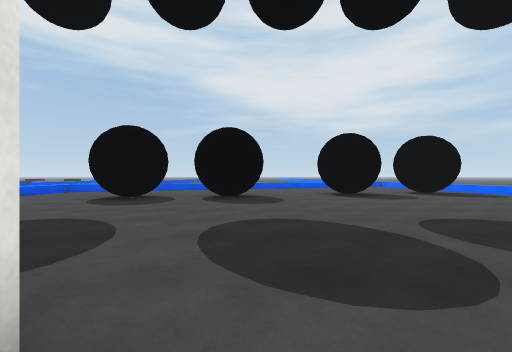
[1] (above)

13 first-person views from a walk through a scene from a Unity 3-D project. The camera is 1.2 m above the floor, looks level and sees 90° across. The floor is counted in squares, 2 m on a side. Each view is taken from the middle of a square. On the plan, view 1 faces up. The plan holds only what a view shows up to about 9 squares ahead; the rest is blank. The place goes on beyond the plan. The player is left out. Surface patterns are stand-ins for the level's own textures.

[2]
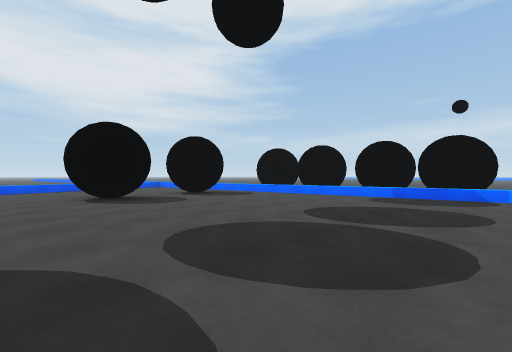

[3]
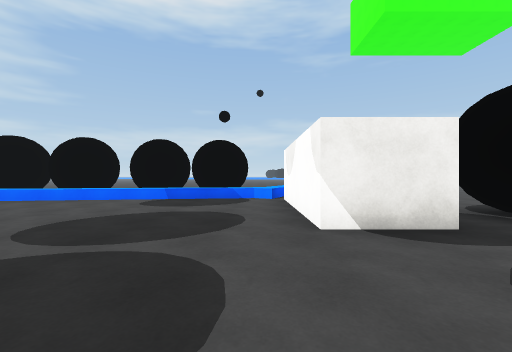

[4]
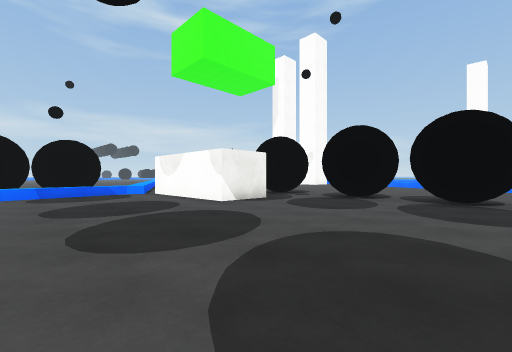

[5]
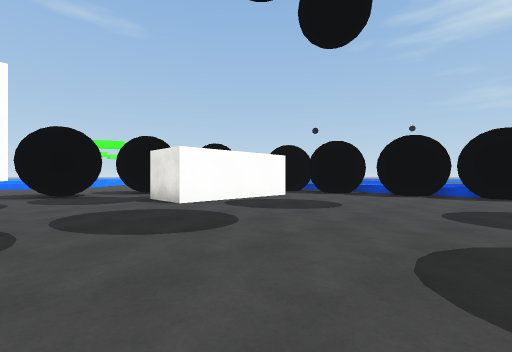

[6]
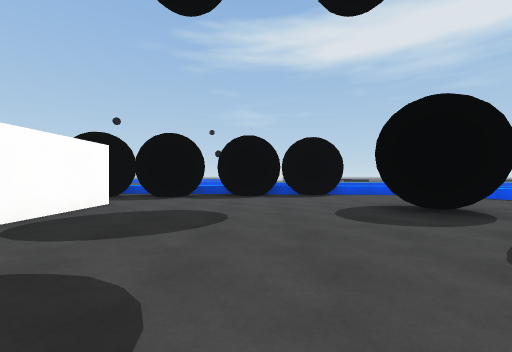

[7]
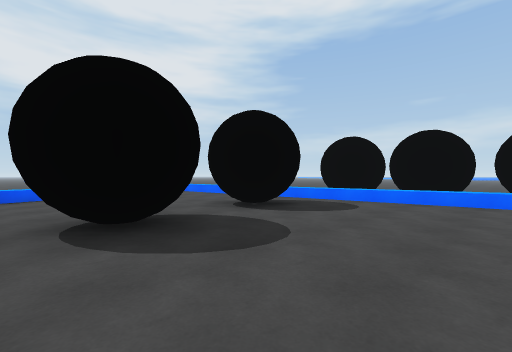

[8]
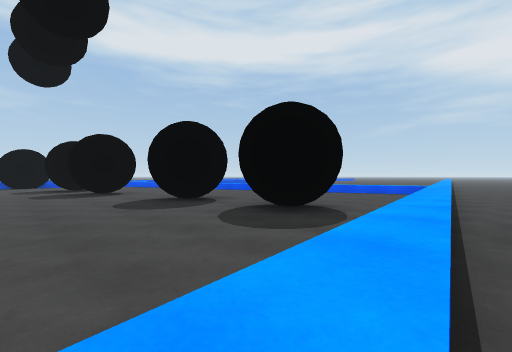

[9]
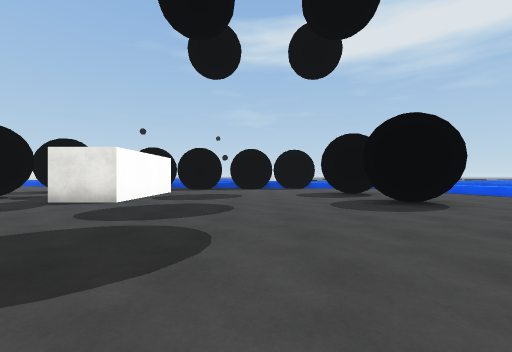

[10]
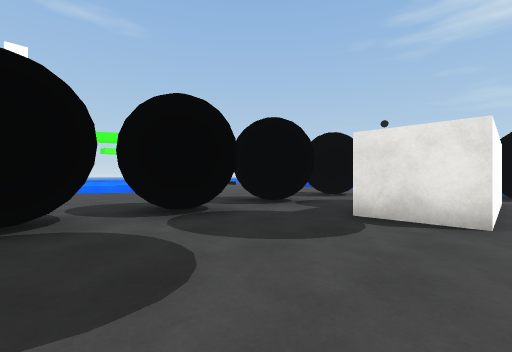

[11]
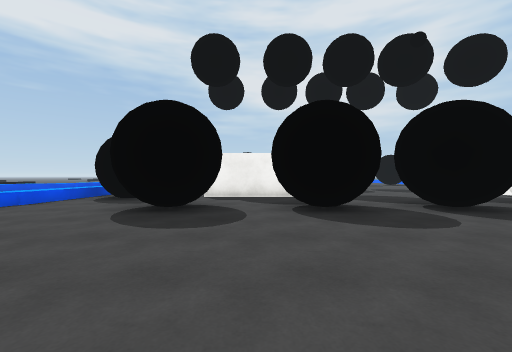

[12]
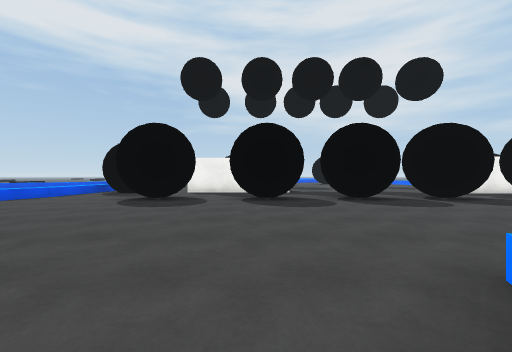

[13]
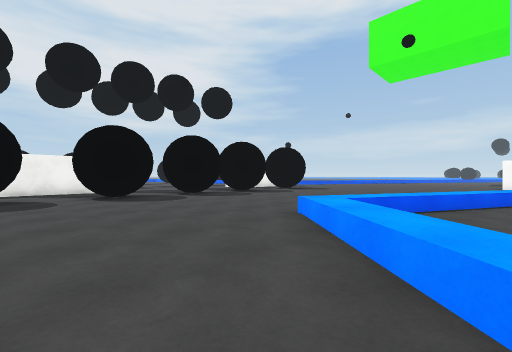

### Floor plan
Key: @ floor where view 1 was taken; # wall or solid block; x gap in a wall; . floor; / step, stairs or slope; T thing the floor can be seen under or through.
Columns run from 8 left of view 1 to 11 right of it. Each row starts with its distance up from view 1.
 11     //.  ... .../.
 10   /..... ......./.
  9  /.........####///#
  8  /.. #. #..##.../.##
  7  #..##.##.......//##
  6  #..............//##
  5 ##.............../.#
  4  #.............../##
  3  #.............../ #
  2  ##............../ #
  1  ##.####........./
  0 /## ####@....####.
 -1 /## .........###
 -2 /.............x
 -3 /.. #.TTTTTTTTT.
 -4 /..##.TT.T.T.. ...
 -5  ...........
 -6   ...........
 -7    ..........
 -8     ......
 -9     ...///
-10     ..//.///
-11     .// .../

Positions as (right, up) in squares from view 1, and headings:
1: (0, 0), facing up
2: (1, 1), facing up-right
3: (2, 1), facing right
4: (0, 4), facing down-right
5: (2, 6), facing down-left
6: (1, 4), facing left
7: (2, 5), facing up-right
8: (9, 5), facing up-left
9: (5, 4), facing left
10: (3, 1), facing down-left
11: (-3, -8), facing up
12: (-2, -10), facing up
13: (-4, -11), facing up-right
